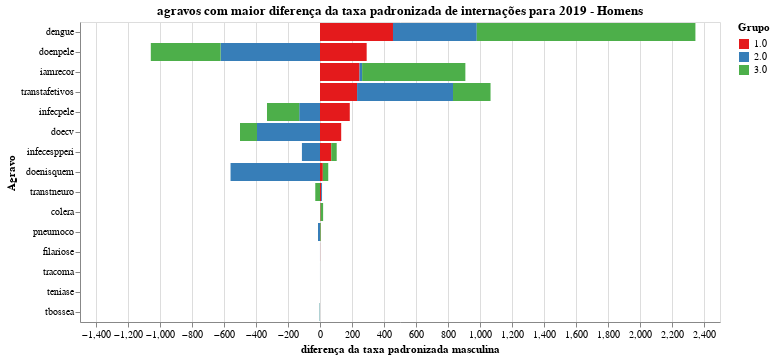

Source (notebook cell):
### Code cell
chart = plot_grafico_dif(pop_19, pop_r,
                         'taxa_inter_esp_homem', 
                         "agravos com maior diferença da taxa padronizada de internações para 2019 - Homens",
                        "diferença da taxa padronizada masculina")


#chart.save('tx_pad_h.svg')
chart

### Figure 1 — Vega-Lite specification as saved in the notebook (floating-point values rounded to 4 significant figures)
{"config": {"view": {"continuousWidth": 400, "continuousHeight": 300}, "range": {"category": {"scheme": "set1"}}}, "data": {"name": "data-e95191d175a698ada65dd6e85522bb78"}, "mark": "bar", "encoding": {"color": {"type": "nominal", "field": "grupo", "title": "Grupo"}, "order": {"type": "nominal", "field": "grupo", "sort": "ascending"}, "tooltip": {"type": "quantitative", "field": "taxa"}, "x": {"type": "quantitative", "field": "taxa", "title": "diferença da taxa padronizada masculina"}, "y": {"type": "nominal", "field": "agravo", "sort": null, "title": "Agravo"}}, "title": "agravos com maior diferença da taxa padronizada de internações para 2019 - Homens", "width": 640, "$schema": "https://vega.github.io/schema/vega-lite/v4.8.1.json", "datasets": {"data-e95191d175a698ada65dd6e85522bb78": [{"agravo": "dengue", "grupo": "1.0", "taxa": 456.2}, {"agravo": "dengue", "grupo": "2.0", "taxa": 523.6}, {"agravo": "dengue", "grupo": "3.0", "taxa": 1367.0}, {"agravo": "doenpele", "grupo": "1.0", "taxa": 291.7}, {"agravo": "doenpele", "grupo": "2.0", "taxa": -621.4}, {"agravo": "doenpele", "grupo": "3.0", "taxa": -436.0}, {"agravo": "iamrecor", "grupo": "1.0", "taxa": 246.8}, {"agravo": "iamrecor", "grupo": "2.0", "taxa": 16.47}, {"agravo": "iamrecor", "grupo": "3.0", "taxa": 645.3}, {"agravo": "transtafetivos", "grupo": "1.0", "taxa": 231.8}, {"agravo": "transtafetivos", "grupo": "2.0", "taxa": 599.6}, {"agravo": "transtafetivos", "grupo": "3.0", "taxa": 234.6}, {"agravo": "infecpele", "grupo": "1.0", "taxa": 186.1}, {"agravo": "infecpele", "grupo": "2.0", "taxa": -129.8}, {"agravo": "infecpele", "grupo": "3.0", "taxa": -201.5}, {"agravo": "doecv", "grupo": "1.0", "taxa": 132.5}, {"agravo": "doecv", "grupo": "2.0", "taxa": -393.9}, {"agravo": "doecv", "grupo": "3.0", "taxa": -106.2}, {"agravo": "infecespperi", "grupo": "1.0", "taxa": 70.25}, {"agravo": "infecespperi", "grupo": "2.0", "taxa": -113.0}, {"agravo": "infecespperi", "grupo": "3.0", "taxa": 34.18}, {"agravo": "doenisquem", "grupo": "1.0", "taxa": 17.69}, {"agravo": "doenisquem", "grupo": "2.0", "taxa": -559.1}, {"agravo": "doenisquem", "grupo": "3.0", "taxa": 33.85}, {"agravo": "transtneuro", "grupo": "1.0", "taxa": 6.858}, {"agravo": "transtneuro", "grupo": "2.0", "taxa": 5.826}, {"agravo": "transtneuro", "grupo": "3.0", "taxa": -29.52}, {"agravo": "colera", "grupo": "1.0", "taxa": 3.278}, {"agravo": "colera", "grupo": "2.0", "taxa": 0.6214}, {"agravo": "colera", "grupo": "3.0", "taxa": 15.56}, {"agravo": "pneumoco", "grupo": "1.0", "taxa": 2.144}, {"agravo": "pneumoco", "grupo": "2.0", "taxa": -12.68}, {"agravo": "pneumoco", "grupo": "3.0", "taxa": 4.053}, {"agravo": "filariose", "grupo": "1.0", "taxa": 0.4466}, {"agravo": "filariose", "grupo": "2.0", "taxa": -0.1143}, {"agravo": "filariose", "grupo": "3.0", "taxa": 0.0}, {"agravo": "tracoma", "grupo": "1.0", "taxa": 0.0}, {"agravo": "tracoma", "grupo": "2.0", "taxa": -0.09188}, {"agravo": "tracoma", "grupo": "3.0", "taxa": 0.0}, {"agravo": "teniase", "grupo": "1.0", "taxa": 0.0}, {"agravo": "teniase", "grupo": "2.0", "taxa": 0.0}, {"agravo": "teniase", "grupo": "3.0", "taxa": 0.0}, {"agravo": "tbossea", "grupo": "1.0", "taxa": 0.0}, {"agravo": "tbossea", "grupo": "2.0", "taxa": -1.924}, {"agravo": "tbossea", "grupo": "3.0", "taxa": -0.8419}]}}
